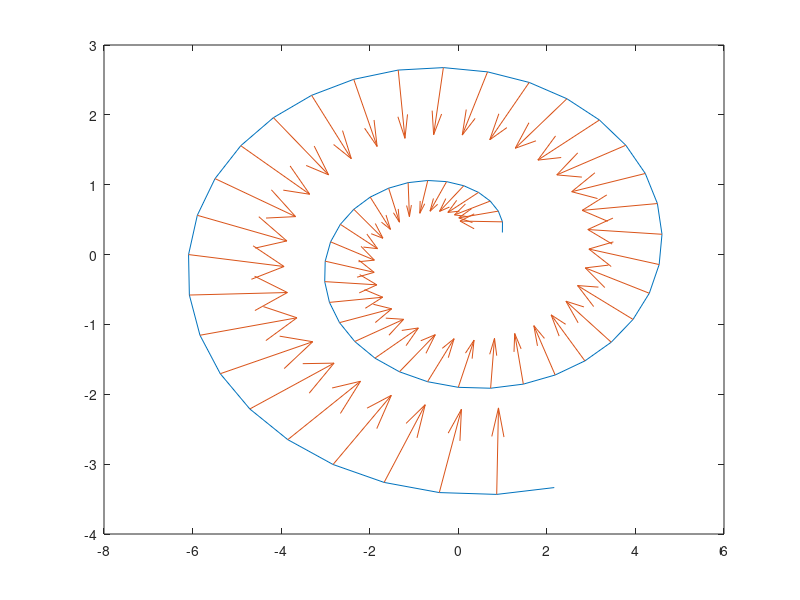

Write the MATLAB code that produced this figure.
clc
clear all
close all

x=[ 0.9958    0.9978    0.9040    0.7209    0.4571    0.1240   -0.2638 ...
   -0.6891   -1.1324   -1.5728   -1.9888   -2.3590   -2.6634   -2.8838 ...
   -3.0053   -3.0162   -2.9094   -2.6823   -2.3373   -1.8820   -1.3286 ...
   -0.6943   -0.0000    0.7299    1.4686    2.1878    2.8588    3.4536 ...
    3.9461    4.3133    4.5359    4.5998    4.4962    4.2227    3.7830 ...
    3.1874    2.4527    1.6013    0.6608   -0.3368   -1.3564   -2.3608 ...
   -3.3124   -4.1743   -4.9116   -5.4933   -5.8931   -6.0907   -6.0726 ...
   -5.8331   -5.3746   -4.7073   -3.8498   -2.8281   -1.6748   -0.4287    0.8674    2.1675];

y=[ 0.3160    0.4685    0.6221    0.7660    0.8901    0.9855    1.0442    1.0605 ...
    1.0299    0.9506    0.8226    0.6484    0.4327    0.1822   -0.0945   -0.3872 ...
   -0.6845   -0.9744   -1.2445   -1.4828   -1.6779   -1.8199   -1.9003   -1.9132 ...
   -1.8547   -1.7237   -1.5221   -1.2546   -0.9284   -0.5537   -0.1427    0.2905 ...
    0.7305    1.1607    1.5648    1.9265    2.2308    2.4642    2.6155    2.6764 ...
    2.6413    2.5085    2.2796    1.9600    1.5585    1.0875    0.5621    0.0000 ...
   -0.5792   -1.1548   -1.7054   -2.2102   -2.6494   -3.0050   -3.2616   -3.4070   -3.4331   -3.3354];

m=0.025;  %mass of the particle
t0=0.15;  %actually we don't need these in code but since it's given I wrote anyway
tf=3;   %final data time
delta_t=0.05;  %sampling frequency
N=length(x);   %I could find same result by (tf-t0)/delta_t+1

fx=zeros(1,N);  %for each point we want force values so I create 1*N matrix
fy=zeros(1,N);  %since motion is in 2D we have fx and fy
% fx(1)=0;  
% fx(end)=0;
% fy(1)=0;
% fy(end)=0;  % I commented these lines because these values are already
% zeros, don't need to assign them 0 again

for i=2:N-1   %first and last points's forces cannot be calcultaed by these method because it needs 2 adjacent point too
    fx(i)=m*((x(i+1)-2*x(i)+x(i-1))/delta_t^2);  %I used the O(h^2) method in the book
    fy(i)=m*((y(i+1)-2*y(i)+y(i-1))/delta_t^2);  %we want derivative with respect to time so we need x and y
                                            %values in time domain, but luckly sampling is periodic
                                            %and x(i) actually means x(t0+(i-1)*delta_t), so we are good in terms of domains                                                                                                                                 
end

plot(x,y)
hold on
quiver(x,y,fx,fy,0) %this built-in function draws [fx fy] vector at corresponding [x y] point



